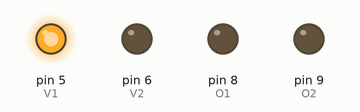
Recording of a sketch running on a simulated Arduino Uno, built with avr-gcc and run on an emulated ATmega328P. Shown: output pins drawn as LEDs (lit = HIGH). Pins used as bus, display or sensor lines are not drawn.

Above: at 1.5 s.
At 8.5 s:
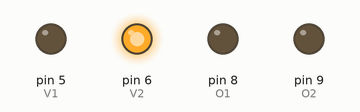
At 10.5 s:
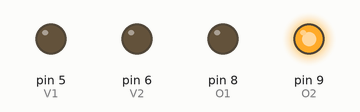
At 12.5 s:
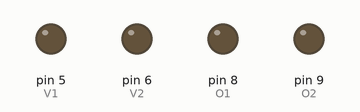
At 17.5 s:
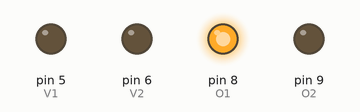
Timing chart, 0 to 18.2 s (numbered marks = the images above):
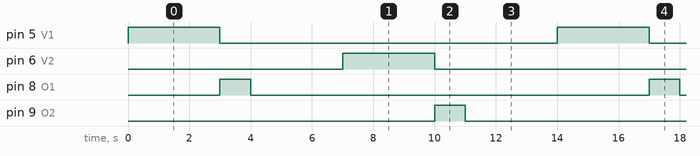

Measured:
- by itself, pin 5 (V1), pin 6 (V2): alternates HIGH for 3.0 s and LOW for 11.0 s
- by itself, pin 8 (O1), pin 9 (O2): alternates HIGH for 1.0 s and LOW for 13.0 s
- by itself, everything shown: repeats every 14.0 s, in 6 steps

The sketch:

Feu_tricolore.ino
```cpp
const int V1 = 5;
const int V2 = 6;
const int O1 = 8;
const int O2 = 9;
const int R1 = 11;
const int R2 = 12;


void setup()
{
  pinMode(V1, OUTPUT);
  pinMode(V2, OUTPUT);
  pinMode(O1, OUTPUT);
  pinMode(O2, OUTPUT);
  pinMode(R1, OUTPUT);
  pinMode(R2, OUTPUT);
}

void loop()
{
  digitalWrite(V1, HIGH);
  delay(3000);
  digitalWrite(V1, LOW);
  digitalWrite(O1, HIGH);
  delay(1000);
  digitalWrite(O1, LOW);
  digitalWrite(R1, HIGH);
  delay(3000);
  digitalWrite(R1, LOW);

  digitalWrite(V2, HIGH);
  delay(3000);
  digitalWrite(V2, LOW);
  digitalWrite(O2, HIGH);
  delay(1000);
  digitalWrite(O2, LOW);
  digitalWrite(R2, HIGH);
  delay(3000);
  digitalWrite(R2, LOW);
}
```
